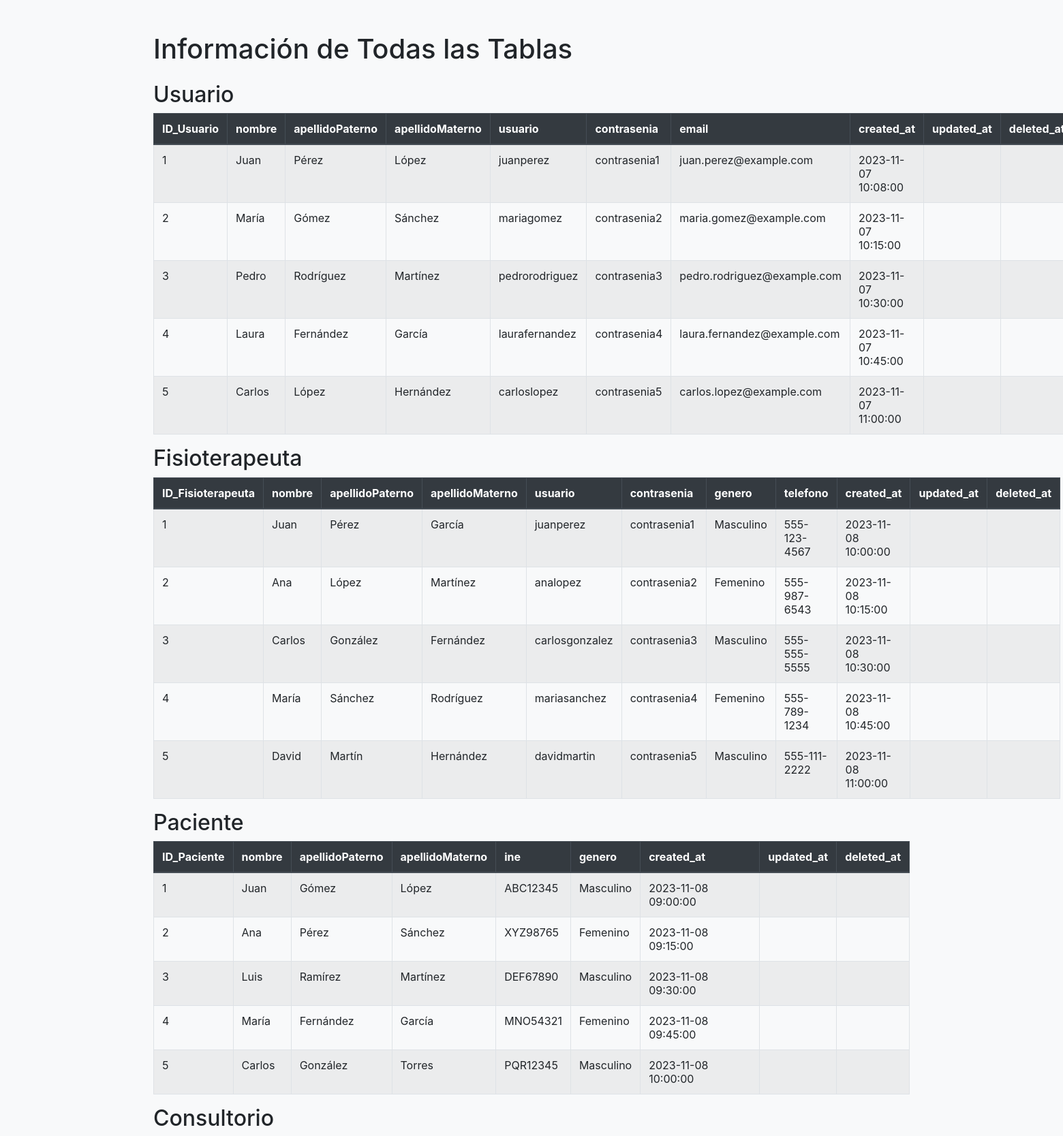
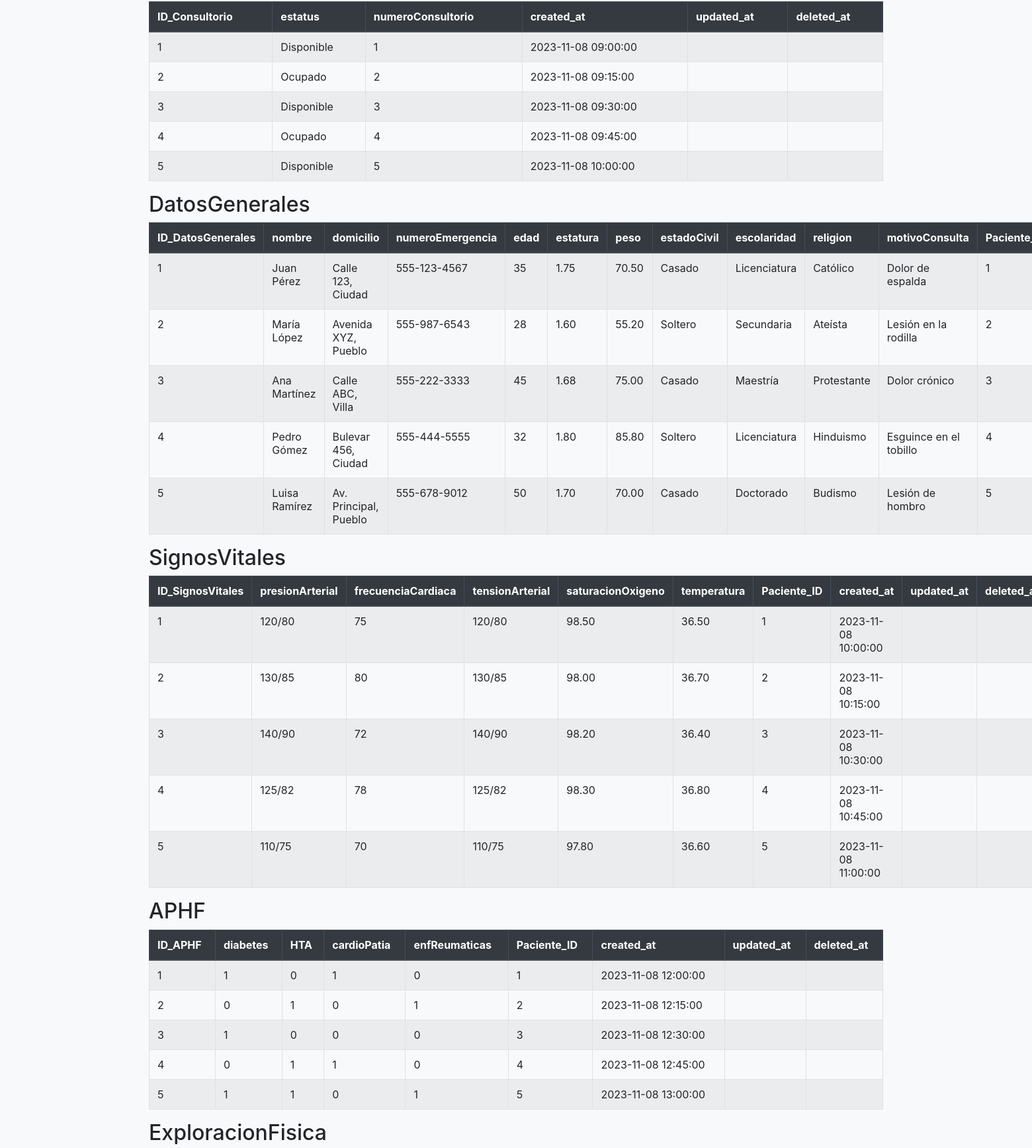
The app's page /informaciontotal.php (upper part) with its own data (2 pictures, top to bottom).
### tables this page shows
CREATE TABLE Usuario (
    ID_Usuario INT PRIMARY KEY AUTO_INCREMENT,
    nombre VARCHAR(255),
    apellidoPaterno VARCHAR(255),
    apellidoMaterno VARCHAR(255),
    usuario VARCHAR(50),
    contrasenia VARCHAR(255),
    email VARCHAR(255),
    created_at datetime,
updated_at datetime null,
deleted_at datetime null
);

CREATE TABLE Fisioterapeuta (
    ID_Fisioterapeuta INT PRIMARY KEY AUTO_INCREMENT,
    nombre VARCHAR(255),
    apellidoPaterno VARCHAR(255),
    apellidoMaterno VARCHAR(255),
    usuario VARCHAR(50),
    contrasenia VARCHAR(255),
    genero VARCHAR(10),
    telefono VARCHAR(20),
    created_at datetime,
updated_at datetime null,
deleted_at datetime null
);

CREATE TABLE Paciente (
    ID_Paciente INT PRIMARY KEY AUTO_INCREMENT,
    nombre VARCHAR(255),
    apellidoPaterno VARCHAR(255),
    apellidoMaterno VARCHAR(255),
    ine VARCHAR(20),
    genero VARCHAR(10),
    created_at datetime,
updated_at datetime null,
deleted_at datetime null
);

CREATE TABLE Consultorio (
    ID_Consultorio INT PRIMARY KEY AUTO_INCREMENT,
    estatus VARCHAR(20),
    numeroConsultorio INT,
    created_at datetime,
updated_at datetime null,
deleted_at datetime null
);

CREATE TABLE DatosGenerales (
    ID_DatosGenerales INT PRIMARY KEY AUTO_INCREMENT,
    nombre VARCHAR(255),
    domicilio VARCHAR(255),
    numeroEmergencia VARCHAR(20),
    edad INT,
    estatura DECIMAL(5, 2),
    peso DECIMAL(5, 2),
    estadoCivil VARCHAR(20),
    escolaridad VARCHAR(50),
    religion VARCHAR(50),
    motivoConsulta TEXT,
    Paciente_ID INT,
    created_at datetime,
updated_at datetime null,
deleted_at datetime null,
    FOREIGN KEY (Paciente_ID) REFERENCES Paciente(ID_Paciente)
);

CREATE TABLE SignosVitales (
    ID_SignosVitales INT PRIMARY KEY AUTO_INCREMENT,
    presionArterial VARCHAR(15),
    frecuenciaCardiaca INT,
    tensionArterial VARCHAR(15),
    saturacionOxigeno DECIMAL(4, 2),
    temperatura DECIMAL(4, 2),
    Paciente_ID INT,
    created_at datetime,
updated_at datetime null,
deleted_at datetime null,
    FOREIGN KEY (Paciente_ID) REFERENCES Paciente(ID_Paciente)
);

CREATE TABLE APHF (
    ID_APHF INT PRIMARY KEY AUTO_INCREMENT,
    diabetes BOOLEAN,
    HTA BOOLEAN,
    cardioPatia BOOLEAN,
    enfReumaticas BOOLEAN,
    Paciente_ID INT,
    created_at datetime,
updated_at datetime null,
deleted_at datetime null,
    FOREIGN KEY (Paciente_ID) REFERENCES Paciente(ID_Paciente)
);

### informaciontotal.php (the view, shortened to what this page needs)
<?php
$host = 'localhost';
$user = 'root';
$password = '';
$database = 'clinica';
$conexion = mysqli_connect($host, $user, $password, $database);
$tablas = [
    'Usuario',
    'Fisioterapeuta',
    'Paciente',
    'Consultorio',
    'DatosGenerales',
    'SignosVitales',
    'APHF',
    'ExploracionFisica',
    'Control',
    'Expediente',
    'Cita'
];
echo "<html>
        <head>
            <title>Visualización de Datos</title>
            <link rel='stylesheet' href='https://maxcdn.bootstrapcdn.com/bootstrap/4.5.2/css/bootstrap.min.css'>
        </head>
        <body class='bg-light'>
            <div class='container mt-5'>
                <h1 class='mb-4'>Información de Todas las Tablas</h1>";
foreach ($tablas as $tabla) {
    $sql = "SELECT * FROM $tabla";
    $resultado = mysqli_query($conexion, $sql);
    echo "<h2>$tabla</h2>";
    echo "<table class='table table-bordered table-striped'>";
    echo "<thead class='thead-dark'><tr>";
    while ($columna = mysqli_fetch_field($resultado)) {
        echo "<th>{$columna->name}</th>";
    }
    echo "</tr></thead><tbody>";
    while ($fila = mysqli_fetch_assoc($resultado)) {
        echo "<tr>";
        foreach ($fila as $valor) {
            echo "<td>$valor</td>";
        }
        echo "</tr>";
    }
    echo "</tbody></table>";
}
echo "</div></body></html>";
?>

### records on screen
usuario: ID_Usuario "1", nombre "Juan", apellidoPaterno "Pérez", apellidoMaterno "López", usuario "juanperez", contrasenia "contrasenia1", email "juan.perez@example.com", created_at "2023-11-07 10:08:00"
usuario: ID_Usuario "2", nombre "María", apellidoPaterno "Gómez", apellidoMaterno "Sánchez", usuario "mariagomez", contrasenia "contrasenia2", email "maria.gomez@example.com", created_at "2023-11-07 10:15:00"
usuario: ID_Usuario "3", nombre "Pedro", apellidoPaterno "Rodríguez", apellidoMaterno "Martínez", usuario "pedrorodriguez", contrasenia "contrasenia3", email "pedro.rodriguez@example.com", created_at "2023-11-07 10:30:00"
usuario: ID_Usuario "4", nombre "Laura", apellidoPaterno "Fernández", apellidoMaterno "García", usuario "laurafernandez", contrasenia "contrasenia4", email "laura.fernandez@example.com", created_at "2023-11-07 10:45:00"
usuario: ID_Usuario "5", nombre "Carlos", apellidoPaterno "López", apellidoMaterno "Hernández", usuario "carloslopez", contrasenia "contrasenia5", email "carlos.lopez@example.com", created_at "2023-11-07 11:00:00"
fisioterapeuta: ID_Fisioterapeuta "1", nombre "Juan", apellidoPaterno "Pérez", apellidoMaterno "García", usuario "juanperez", contrasenia "contrasenia1", genero "Masculino", telefono "555-123-4567", created_at "2023-11-08 10:00:00"
fisioterapeuta: ID_Fisioterapeuta "2", nombre "Ana", apellidoPaterno "López", apellidoMaterno "Martínez", usuario "analopez", contrasenia "contrasenia2", genero "Femenino", telefono "555-987-6543", created_at "2023-11-08 10:15:00"
fisioterapeuta: ID_Fisioterapeuta "3", nombre "Carlos", apellidoPaterno "González", apellidoMaterno "Fernández", usuario "carlosgonzalez", contrasenia "contrasenia3", genero "Masculino", telefono "555-555-5555", created_at "2023-11-08 10:30:00"
fisioterapeuta: ID_Fisioterapeuta "4", nombre "María", apellidoPaterno "Sánchez", apellidoMaterno "Rodríguez", usuario "mariasanchez", contrasenia "contrasenia4", genero "Femenino", telefono "555-789-1234", created_at "2023-11-08 10:45:00"
fisioterapeuta: ID_Fisioterapeuta "5", nombre "David", apellidoPaterno "Martín", apellidoMaterno "Hernández", usuario "davidmartin", contrasenia "contrasenia5", genero "Masculino", telefono "555-111-2222", created_at "2023-11-08 11:00:00"
paciente: ID_Paciente "1", nombre "Juan", apellidoPaterno "Gómez", apellidoMaterno "López", ine "ABC12345", genero "Masculino", created_at "2023-11-08 09:00:00"
paciente: ID_Paciente "2", nombre "Ana", apellidoPaterno "Pérez", apellidoMaterno "Sánchez", ine "XYZ98765", genero "Femenino", created_at "2023-11-08 09:15:00"
paciente: ID_Paciente "3", nombre "Luis", apellidoPaterno "Ramírez", apellidoMaterno "Martínez", ine "DEF67890", genero "Masculino", created_at "2023-11-08 09:30:00"
paciente: ID_Paciente "4", nombre "María", apellidoPaterno "Fernández", apellidoMaterno "García", ine "MNO54321", genero "Femenino", created_at "2023-11-08 09:45:00"
paciente: ID_Paciente "5", nombre "Carlos", apellidoPaterno "González", apellidoMaterno "Torres", ine "PQR12345", genero "Masculino", created_at "2023-11-08 10:00:00"
consultorio: valor "1", estatus "Disponible", created_at "2023-11-08 09:00:00"
consultorio: valor "2", estatus "Ocupado", created_at "2023-11-08 09:15:00"
consultorio: valor "3", estatus "Disponible", created_at "2023-11-08 09:30:00"
consultorio: valor "4", estatus "Ocupado", created_at "2023-11-08 09:45:00"
consultorio: valor "5", estatus "Disponible", created_at "2023-11-08 10:00:00"
datosgenerales: valor "1", nombre "Juan Pérez", domicilio "Calle 123, Ciudad", numeroEmergencia "555-123-4567", edad "35", estatura "1.75", peso "70.50", estadoCivil "Casado", escolaridad "Licenciatura", religion "Católico", motivoConsulta "Dolor de espalda"
datosgenerales: valor "2", nombre "María López", domicilio "Avenida XYZ, Pueblo", numeroEmergencia "555-987-6543", edad "28", estatura "1.60", peso "55.20", estadoCivil "Soltero", escolaridad "Secundaria", religion "Ateísta", motivoConsulta "Lesión en la rodilla"
datosgenerales: valor "3", nombre "Ana Martínez", domicilio "Calle ABC, Villa", numeroEmergencia "555-222-3333", edad "45", estatura "1.68", peso "75.00", estadoCivil "Casado", escolaridad "Maestría", religion "Protestante", motivoConsulta "Dolor crónico"
datosgenerales: valor "4", nombre "Pedro Gómez", domicilio "Bulevar 456, Ciudad", numeroEmergencia "555-444-5555", edad "32", estatura "1.80", peso "85.80", estadoCivil "Soltero", escolaridad "Licenciatura", religion "Hinduismo", motivoConsulta "Esguince en el tobillo"
datosgenerales: valor "5", nombre "Luisa Ramírez", domicilio "Av. Principal, Pueblo", numeroEmergencia "555-678-9012", edad "50", estatura "1.70", peso "70.00", estadoCivil "Casado", escolaridad "Doctorado", religion "Budismo", motivoConsulta "Lesión de hombro"
signosvitales: valor "1", valor "120/80", frecuenciaCardiaca "75", saturacionOxigeno "98.50", temperatura "36.50", created_at "2023-11-08 10:00:00"
signosvitales: valor "2", valor "130/85", frecuenciaCardiaca "80", saturacionOxigeno "98.00", temperatura "36.70", created_at "2023-11-08 10:15:00"
signosvitales: valor "3", valor "140/90", frecuenciaCardiaca "72", saturacionOxigeno "98.20", temperatura "36.40", created_at "2023-11-08 10:30:00"
signosvitales: valor "4", valor "125/82", frecuenciaCardiaca "78", saturacionOxigeno "98.30", temperatura "36.80", created_at "2023-11-08 10:45:00"
signosvitales: valor "5", valor "110/75", frecuenciaCardiaca "70", saturacionOxigeno "97.80", temperatura "36.60", created_at "2023-11-08 11:00:00"
aphf: valor "1", valor "0", created_at "2023-11-08 12:00:00"
aphf: valor "2", valor "0", valor "1", created_at "2023-11-08 12:15:00"
aphf: valor "3", diabetes "1", valor "0", created_at "2023-11-08 12:30:00"
aphf: valor "4", valor "0", valor "1", created_at "2023-11-08 12:45:00"
aphf: valor "5", valor "1", cardioPatia "0", created_at "2023-11-08 13:00:00"

### other values on screen
$tabla "Usuario"
$columna->name "ID_Usuario"
$columna->name "nombre"
$columna->name "apellidoPaterno"
$columna->name "apellidoMaterno"
$columna->name "usuario"
$columna->name "contrasenia"
$columna->name "email"
$columna->name "created_at"
$columna->name "updated_at"
$tabla "Fisioterapeuta"
$columna->name "ID_Fisioterapeuta"
$columna->name "genero"
$columna->name "telefono"
$columna->name "deleted_at"
